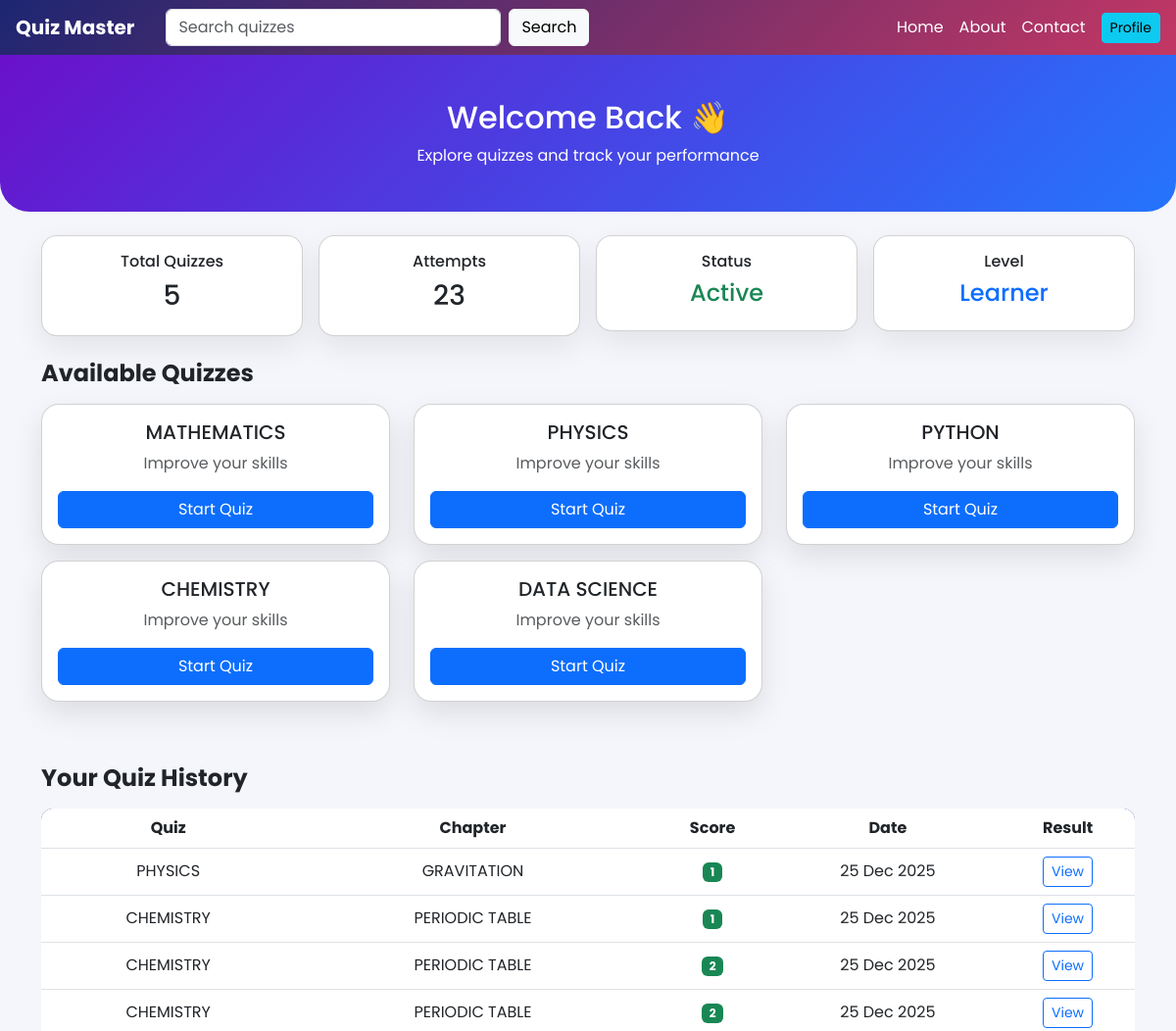
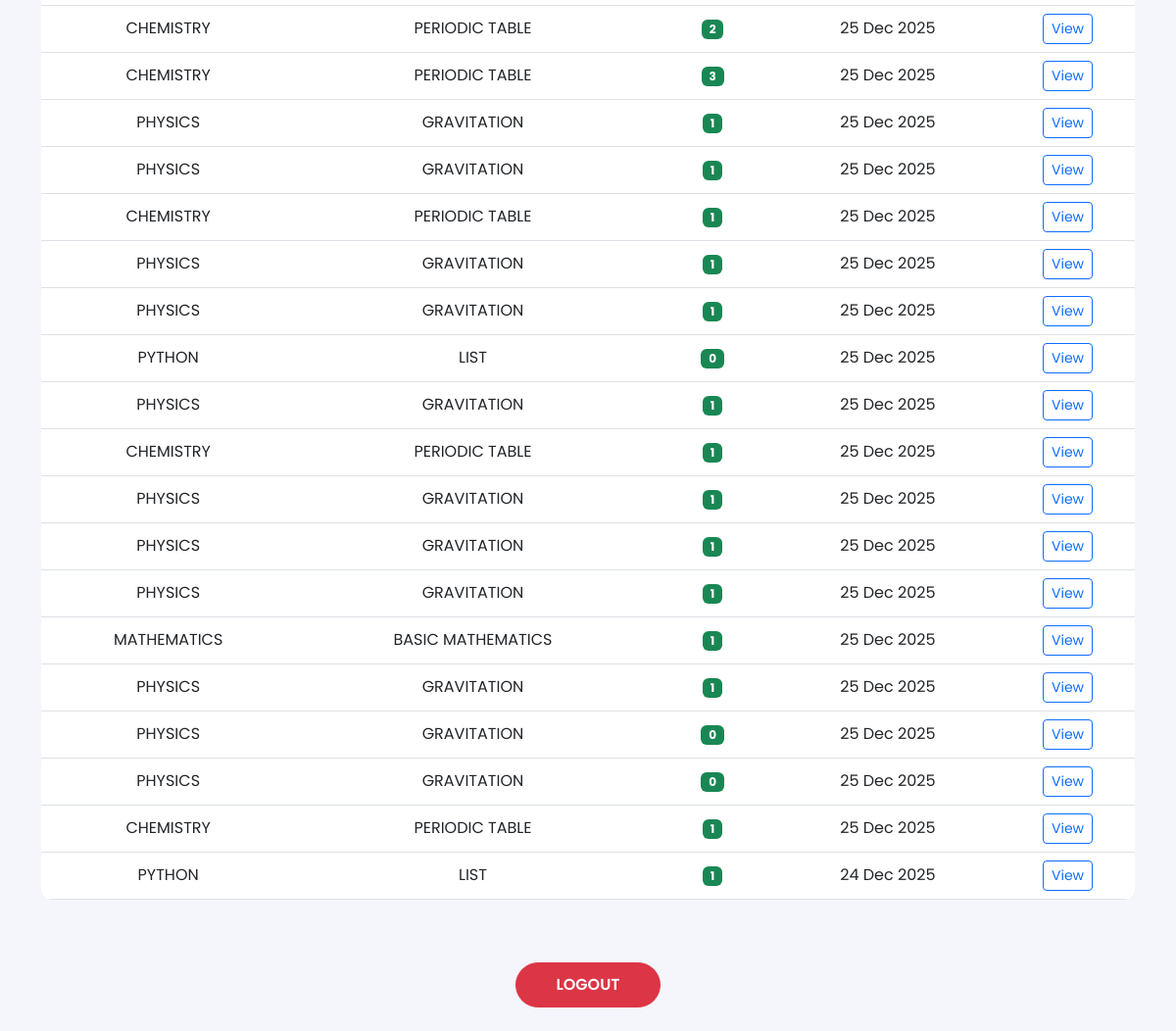
/user/dashboard (signed in), run on the app's committed database (2 pictures, top to bottom).
### app.py (models this page shows)
class Quiz(db.Model):
    id = db.Column(db.Integer , primary_key= True)
    title = db.Column(db.String(100) , nullable = False)
    chapters = db.relationship('Chapter' , backref = 'quiz' , lazy = True)

class QuizAttempt(db.Model):
    id = db.Column(db.Integer, primary_key=True)
    user_id = db.Column(db.Integer, db.ForeignKey('user.id'), nullable=False)
    quiz_id = db.Column(db.Integer, db.ForeignKey('quiz.id'), nullable=False)
    chapter_id = db.Column(db.Integer, db.ForeignKey('chapter.id'), nullable=True)   # NEW
    score = db.Column(db.Integer, nullable=True)
    answers = db.Column(db.Text, nullable=True)  # store JSON like {"<question_id>": <selected_option>}
    timestamp = db.Column(db.DateTime, default=datetime.utcnow)
    user = db.relationship('User', backref='quiz_attempts')
    quiz = db.relationship('Quiz', backref='attempts')
    chapter = db.relationship('Chapter', backref='attempts')

class Chapter(db.Model):
    id = db.Column(db.Integer , primary_key = True)
    title = db.Column(db.String(50) , nullable = False)
    quiz_id = db.Column(db.Integer , db.ForeignKey('quiz.id') , nullable = False)

### app.py (the view)
@app.route('/user/dashboard', methods=['GET', 'POST'])
def user_dashboard():
    if 'user_id' not in session:
        return redirect('/user/login')
    search_query = request.args.get('search', '').strip().lower()
    chapters = Chapter.query.all()
    if search_query:
        quizzes = Quiz.query.filter(
            Quiz.title.ilike(f'%{ search_query }%')
        ).all()
    else:
        quizzes = Quiz.query.all()
    attempts = QuizAttempt.query.filter_by(user_id=session['user_id']).order_by(QuizAttempt.timestamp.desc()).all()
    return render_template(
        'user_dashboard.html',
        username=session.get('username'),   # fixed here (you used user_username before)
        quizzes=quizzes,
        chapters=chapters,
        search_query=search_query,
        attempts=attempts
    )

### templates/user_dashboard.html (shortened to what this page needs)
<!DOCTYPE html>
<html lang="en">
<head>
  <link href="https://cdn.jsdelivr.net/npm/bootstrap@5.3.0/dist/css/bootstrap.min.css" rel="stylesheet">
</head>
<body>
<nav class="navbar navbar-expand-lg navbar-dark sticky-top px-3">
  <a class="navbar-brand" href="/">Quiz Master</a>
  <div class="collapse navbar-collapse" id="navMenu">
    <form class="d-flex mx-lg-3 my-2 my-lg-0" method="get" action="">
      <input class="form-control me-2" type="search" name="search"
             value="{{ search_query }}"
             placeholder="Search quizzes">
      <button class="btn btn-light">Search</button>
    </form>
    <ul class="navbar-nav ms-auto align-items-lg-center">
      <li class="nav-item">
        <a class="nav-link text-white" href="/">Home</a>
      </li>
      <li class="nav-item">
        <a class="nav-link text-white" href="/about">About</a>
      </li>
      <li class="nav-item">
        <a class="nav-link text-white" href="/contact">Contact</a>
      </li>
      <li class="nav-item ms-lg-2">
        <a href="/user/profile" class="btn btn-info btn-sm">Profile</a>
      </li>
    </ul>
  </div>
</nav>
<div class="hero text-center">
  <h2>Welcome Back 👋</h2>
  <p class="mb-0">Explore quizzes and track your performance</p>
</div>
<div class="container my-4">
  <div class="row g-3 mb-4 text-center">
    <div class="col-6 col-md-3">
      <div class="card stat-card p-3">
        <h6>Total Quizzes</h6>
        <h3>{{ quizzes|length }}</h3>
      </div>
    </div>
    <div class="col-6 col-md-3">
      <div class="card stat-card p-3">
        <h6>Attempts</h6>
        <h3>{{ attempts|length }}</h3>
      </div>
    </div>
    <div class="col-6 col-md-3">
      <div class="card stat-card p-3">
        <h6>Status</h6>
        <h4 class="text-success">Active</h4>
      </div>
    </div>
    <div class="col-6 col-md-3">
      <div class="card stat-card p-3">
        <h6>Level</h6>
        <h4 class="text-primary">Learner</h4>
      </div>
    </div>
  </div>
  <h4 class="fw-bold mb-3">Available Quizzes</h4>
  <div class="row">
    {% for quiz in quizzes %}
    <div class="col-md-4 mb-3">
      <div class="card quiz-card p-3 text-center h-100">
        <h5>{{ quiz.title }}</h5>
        <p class="text-muted">Improve your skills</p>
        <a href="/chapter/wise/quiz/{{ quiz.id }}" class="btn btn-primary w-100">
          Start Quiz
        </a>
      </div>
    </div>
    {% else %}
    <p class="text-center text-muted"><h3 style="color:crimson;">SORRY , No quizzes found !! 😔</h3></p>
    {% endfor %}
  </div>
  <h4 class="fw-bold mt-5 mb-3">Your Quiz History</h4>
  {% if attempts %}
  <div class="table-responsive">
    <table class="table table-hover text-center align-middle">
      <thead>
        <tr>
          <th>Quiz</th>
          <th>Chapter</th>
          <th>Score</th>
          <th>Date</th>
          <th>Result</th>
        </tr>
      </thead>
      <tbody>
        {% for attempt in attempts %}
        <tr>
          <td>{{ attempt.quiz.title }}</td>
          <td>{{ attempt.chapter.title if attempt.chapter else 'N/A' }}</td>
          <td><span class="badge bg-success">{{ attempt.score }}</span></td>
          <td>{{ attempt.timestamp.strftime("%d %b %Y") }}</td>
          <td>
            <a href="{{ url_for('answer_key', attempt_id=attempt.id) }}"
               class="btn btn-outline-primary btn-sm">
              View
            </a>
          </td>
        </tr>
        {% endfor %}
      </tbody>
    </table>
  </div>
  {% else %}
    <p class="text-center text-muted">No attempts yet !!</p>
  {% endif %}
  <div class="text-center mt-5">
    <a href="/user/login" class="btn btn-danger logout-btn">LOGOUT</a>
  </div>
</div>
</body>
</html>

### templates/user_dashboard.html (style rules this page uses)
body { font-family: 'Poppins', sans-serif; background: #f4f6fb; }
.navbar { background: linear-gradient(135deg, #1d2671, #c33764); }
.navbar-brand { font-weight: 700; color: #fff !important; }
.hero { background: linear-gradient(135deg, #6a11cb, #2575fc); color: white; padding: 45px 20px; border-radius: 0 0 30px 30px; }
.stat-card { border-radius: 16px; box-shadow: 0 12px 30px rgba(0,0,0,0.08); transition: transform 0.2s ease; }
.quiz-card { border-radius: 18px; box-shadow: 0 12px 30px rgba(0,0,0,0.1); transition: all 0.25s ease; }
table { background: white; border-radius: 12px; overflow: hidden; }
.table thead { background: #1d2671; color: white; }
.logout-btn { border-radius: 50px; padding: 10px 40px; font-weight: 600; }

### data on the page
Quiz: title "MATHEMATICS"
Quiz: title "PHYSICS"
Quiz: title "PYTHON"
Quiz: title "CHEMISTRY"
Quiz: title "DATA SCIENCE"
QuizAttempt: quiz "PHYSICS", chapter "GRAVITATION", score "1", timestamp "25 Dec 2025"
QuizAttempt: quiz "CHEMISTRY", chapter "PERIODIC TABLE", score "1", timestamp "25 Dec 2025"
QuizAttempt: quiz "CHEMISTRY", chapter "PERIODIC TABLE", score "2", timestamp "25 Dec 2025"
QuizAttempt: quiz "CHEMISTRY", chapter "PERIODIC TABLE", score "2", timestamp "25 Dec 2025"
QuizAttempt: quiz "CHEMISTRY", chapter "PERIODIC TABLE", score "2", timestamp "25 Dec 2025"
QuizAttempt: quiz "CHEMISTRY", chapter "PERIODIC TABLE", score "3", timestamp "25 Dec 2025"
QuizAttempt: quiz "PHYSICS", chapter "GRAVITATION", score "1", timestamp "25 Dec 2025"
QuizAttempt: quiz "PHYSICS", chapter "GRAVITATION", score "1", timestamp "25 Dec 2025"
QuizAttempt: quiz "CHEMISTRY", chapter "PERIODIC TABLE", score "1", timestamp "25 Dec 2025"
QuizAttempt: quiz "PHYSICS", chapter "GRAVITATION", score "1", timestamp "25 Dec 2025"
QuizAttempt: quiz "PHYSICS", chapter "GRAVITATION", score "1", timestamp "25 Dec 2025"
QuizAttempt: quiz "PYTHON", chapter "LIST", score "0", timestamp "25 Dec 2025"
QuizAttempt: quiz "PHYSICS", chapter "GRAVITATION", score "1", timestamp "25 Dec 2025"
QuizAttempt: quiz "CHEMISTRY", chapter "PERIODIC TABLE", score "1", timestamp "25 Dec 2025"
QuizAttempt: quiz "PHYSICS", chapter "GRAVITATION", score "1", timestamp "25 Dec 2025"
QuizAttempt: quiz "PHYSICS", chapter "GRAVITATION", score "1", timestamp "25 Dec 2025"
QuizAttempt: quiz "PHYSICS", chapter "GRAVITATION", score "1", timestamp "25 Dec 2025"
QuizAttempt: quiz "MATHEMATICS", chapter "BASIC MATHEMATICS", score "1", timestamp "25 Dec 2025"
QuizAttempt: quiz "PHYSICS", chapter "GRAVITATION", score "1", timestamp "25 Dec 2025"
QuizAttempt: quiz "PHYSICS", chapter "GRAVITATION", score "0", timestamp "25 Dec 2025"
QuizAttempt: quiz "PHYSICS", chapter "GRAVITATION", score "0", timestamp "25 Dec 2025"
QuizAttempt: quiz "CHEMISTRY", chapter "PERIODIC TABLE", score "1", timestamp "25 Dec 2025"
QuizAttempt: quiz "PYTHON", chapter "LIST", score "1", timestamp "24 Dec 2025"

### other printed values
{{ quizzes|length }} "5"
{{ attempts|length }} "23"
